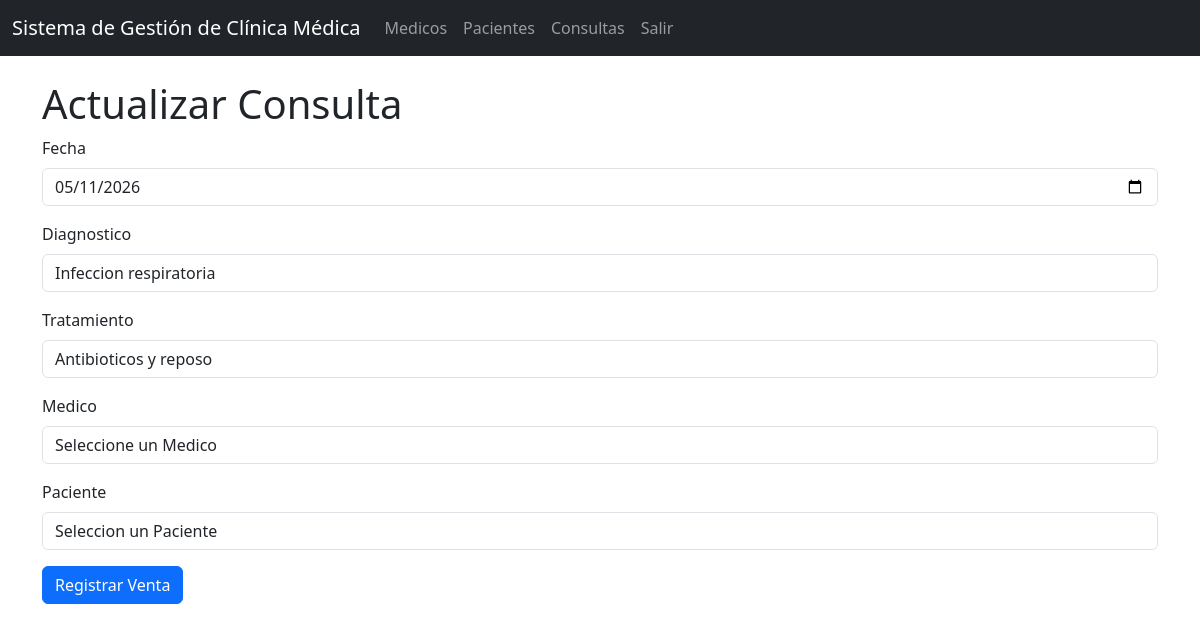
The app's page /consultas/edit/2 with its own data.
### models/Consulta.py (models this page shows, shortened)
class Consulta(db.Model):
    __tablename__ = 'consultas'
    id_consulta = db.Column(db.Integer, primary_key = True)
    fecha = db.Column(db.Date, nullable = False)
    diagnostico = db.Column(db.String(100), nullable = False)
    tratamiento = db.Column(db.String(20), nullable = False)
    id_medico = db.Column(db.Integer, db.ForeignKey('medicos.id_medico'), nullable = False)
    id_paciente = db.Column(db.Integer, db.ForeignKey('pacientes.id_paciente'), nullable = False)
    medico = db.relationship('Medico', back_populates='consultas')
    paciente = db.relationship('Paciente', back_populates='consultas')
    def get_by_id(id_consulta):
        return Consulta.query.get(id_consulta)

### controllers/ConsultaController.py (the view, shortened to what this page needs)
@consulta_bp.route("/edit/<int:id_consulta>", methods=['GET','POST'])
def edit(id_consulta):
    consulta = Consulta.get_by_id(id_consulta)
    medicos = Medico.query.all()
    pacientes = Paciente.query.all()
    return ConsultaView.edit(consulta, medicos, pacientes)

### run.py (called while the page is built)
@app.context_processor
def inject_active_path():
    def is_active(path):
        return 'active' if request.path == path else ''
    return (dict(is_active=is_active))

### views/ConsultaView.py (called while the page is built)
def edit(consulta, medicos, pacientes):
    return render_template('consultas/edit.html', consulta=consulta, medicos=medicos, pacientes=pacientes)

### templates/consultas/edit.html (shortened to what this page needs)
{% extends 'base.html' %}
{% block content %}
<br>
<h1>Actualizar Consulta</h1>
<form action="{{ url_for('consulta.edit', id_consulta=consulta.id_consulta) }}" method="POST">
   <div class="mb-3">
    <label for="" class="form-label">Fecha</label>
    <input type="date" class="form-control" name="fecha" value="{{consulta.fecha}}" required />
  </div>
  <div class="mb-3">
    <label for="" class="form-label">Diagnostico</label>
    <input type="text" class="form-control" name="diagnostico" value="{{consulta.diagnostico}}" required />
  </div>
  <div class="mb-3">
    <label for="" class="form-label">Tratamiento</label>
    <input type="text" class="form-control" name="tratamiento" value="{{consulta.tratamiento}}" required />
  </div>
  <div class="mb-3">
    <label for="" class="form-label">Medico</label>
    <select name="id_medico" class="form-control">
        <option value="">Seleccione un Medico</option>
    </select>
  </div>
  <div class="mb-3">
    <label for="" class="form-label">Paciente</label>
    <select name="id_paciente" class="form-control">
        <option>Seleccion un Paciente</option>
    </select>
  </div>
  <button type="submit" class="btn btn-primary">Registrar Venta</button>
</form>
{% endblock %}

### records on screen
Consulta: fecha "05/11/2026", diagnostico "Infeccion respiratoria", tratamiento "Antibioticos y reposo"
